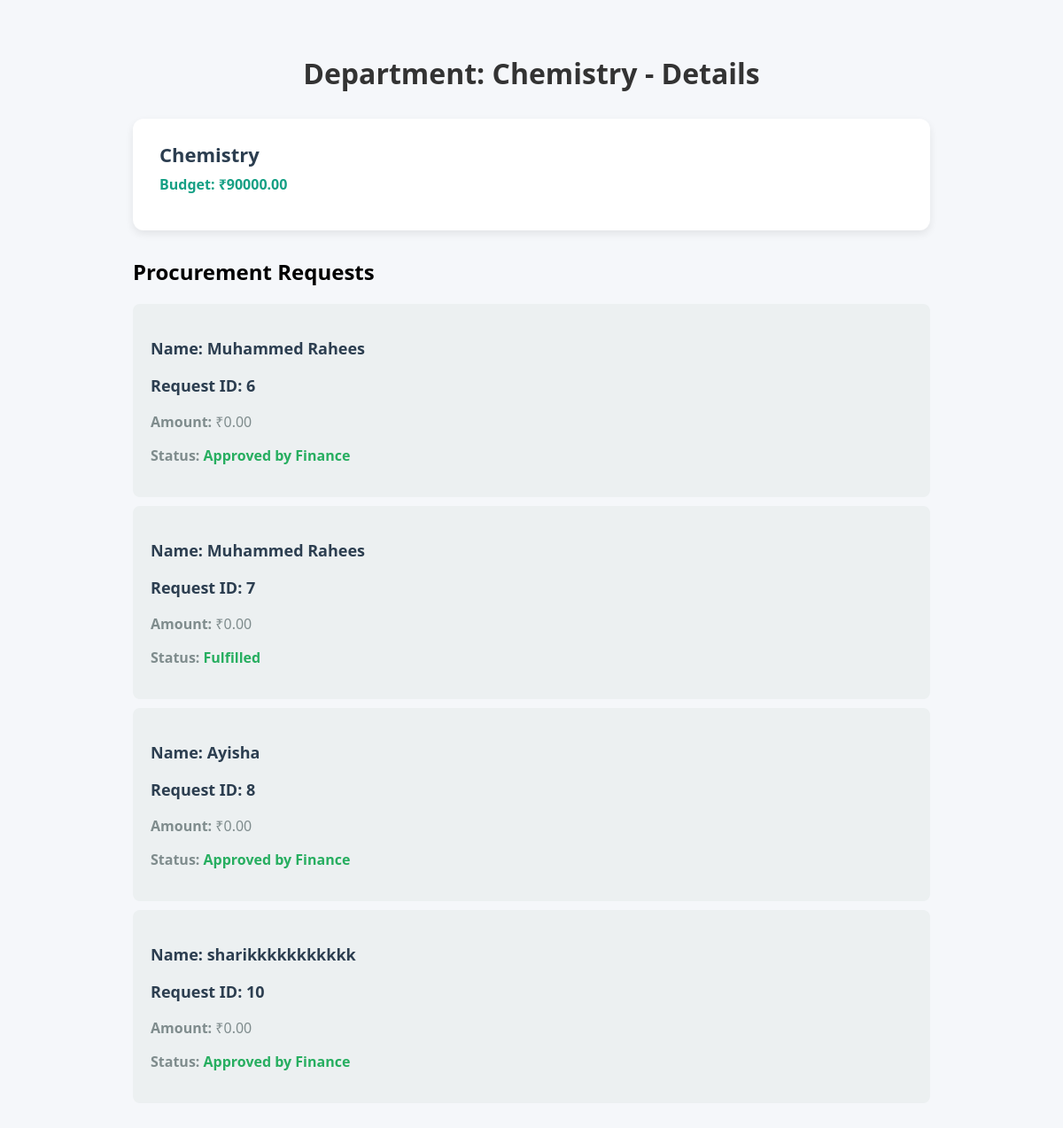
Page /department_details/3/ on the committed database.
### core/models.py (models this page shows, shortened)
class Department(models.Model):
    name = models.CharField(max_length=100)
    budget = models.DecimalField(max_digits=12, decimal_places=2)

class ProcurementRequest(models.Model):
    requester = models.CharField(max_length=100)
    department = models.ForeignKey(Department, on_delete=models.CASCADE)
    category = models.CharField(max_length=50, choices=CATEGORY_CHOICES)
    it_equipment = models.ForeignKey(ITEquipmentDetails, on_delete=models.SET_NULL, null=True, blank=True)
    office_supply = models.ForeignKey(OfficeSupplyDetails, on_delete=models.SET_NULL, null=True, blank=True)
    quantity = models.IntegerField()
    total_cost = models.DecimalField(max_digits=12, decimal_places=2, blank=True)
    description = models.TextField(blank=True)
    status = models.CharField(max_length=50, choices=STATUS_CHOICES, default='Pending Department Approval')
    submitted_at = models.DateTimeField(auto_now_add=True)
    vendor = models.ForeignKey(Vendor, on_delete=models.CASCADE, null=True, blank=True)
    def __str__(self):
        return f"{self.requester} - {self.category} - {self.status}"

### core/views.py (the view)
# urls.py: path('department_details/<int:dep_id>/', views.department_details, name='department_details'),
def department_details(request, dep_id):
    department = Department.objects.filter(id = dep_id).first()
    if not department:
        raise Http404('Department not found')
    ProcurementRequest_request = ProcurementRequest.objects.filter(department=department)
    print(ProcurementRequest_request,'ssssssssssssssssssssssssss')
    context = {
        'department': department,
        'procurement_requests': ProcurementRequest_request
    }
    return render(request, 'department_details.html', context)

### core/templates/department_details.html (shortened to what this page needs)
<!DOCTYPE html>
<html lang="en">
<head>
</head>
<body>
    <h1>Department: {{ department.name }} - Details</h1>
    <div class="container">
        <div class="card">
            <h2>{{ department.name }}</h2>
            <p class="budget">Budget: ₹{{ department.budget }}</p>
        </div>
        <div class="procurement-requests">
            <h2>Procurement Requests</h2>
            {% if procurement_requests %}
                {% for request in procurement_requests %}
                    <div class="request-card">
                        <h3>Name: {{ request.requester }}</h3>
                        <h3>Request ID: {{ request.id }}</h3>
                        <p><strong>Amount:</strong> ₹{{ request.total_cost }}</p>
                        <p><strong>Status:</strong>
                            {% if request.status == 'Pending Department Approval' %}
                                <span class="status pending">{{ request.status }}</span>
                            {% elif request.status == 'Rejected by Department' %}
                                <span class="status rejected">{{ request.status }}</span>
                            {% elif request.status == 'Pending Finance Approval' %}
                                <span class="status pending">{{ request.status }}</span>
                            {% else %}
                                <span class="status approved">{{ request.status }}</span>
                            {% endif %}
                        </p>
                    </div>
                {% endfor %}
            {% else %}
                <p>No procurement requests found for this department.</p>
            {% endif %}
        </div>
    </div>
</body>
</html>

### core/templates/department_details.html (style rules this page uses)
body { font-family: 'Segoe UI', Tahoma, Geneva, Verdana, sans-serif; background: #f5f7fa; margin: 0; padding: 40px; }
h1 { text-align: center; color: #333; margin-bottom: 30px; }
.container { max-width: 900px; margin: 0 auto; }
.card { background: #fff; border-radius: 12px; box-shadow: 0 4px 10px rgba(0, 0, 0, 0.08); padding: 25px 30px; margin-bottom: 20px; transition: transform 0.2s ease; }
.card h2 { font-size: 22px; color: #2c3e50; margin: 0; }
.budget { color: #16a085; font-weight: bold; margin-top: 8px; }
.procurement-requests { margin-top: 30px; }
.request-card { background: #ecf0f1; border-radius: 8px; padding: 20px; margin-bottom: 10px; }
.request-card h3 { font-size: 18px; color: #2c3e50; }
.request-card p { font-size: 16px; color: #7f8c8d; }
.status { font-weight: bold; }
.status.approved { color: #27ae60; }

### rows in the picture
Department: name "Chemistry", budget "90000.00"
ProcurementRequest: requester "Muhammed Rahees", id "6", total_cost "0.00", status "Approved by Finance"
ProcurementRequest: requester "Muhammed Rahees", id "7", total_cost "0.00", status "Fulfilled"
ProcurementRequest: requester "Ayisha", id "8", total_cost "0.00", status "Approved by Finance"
ProcurementRequest: requester "sharikkkkkkkkkkk", id "10", total_cost "0.00", status "Approved by Finance"
